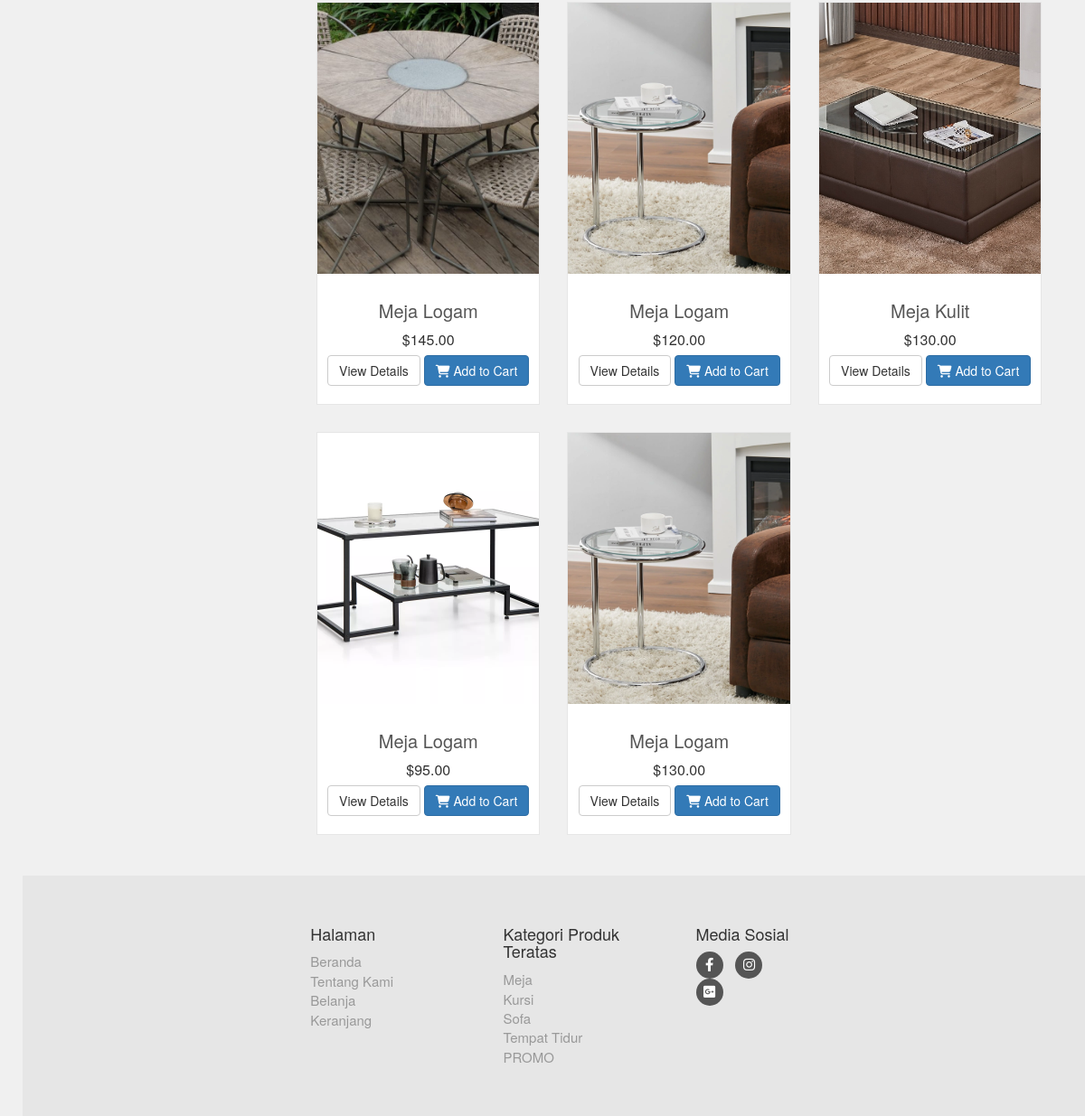
Page /shop.php?p_categories=1 (lower part) on the earlier database version.
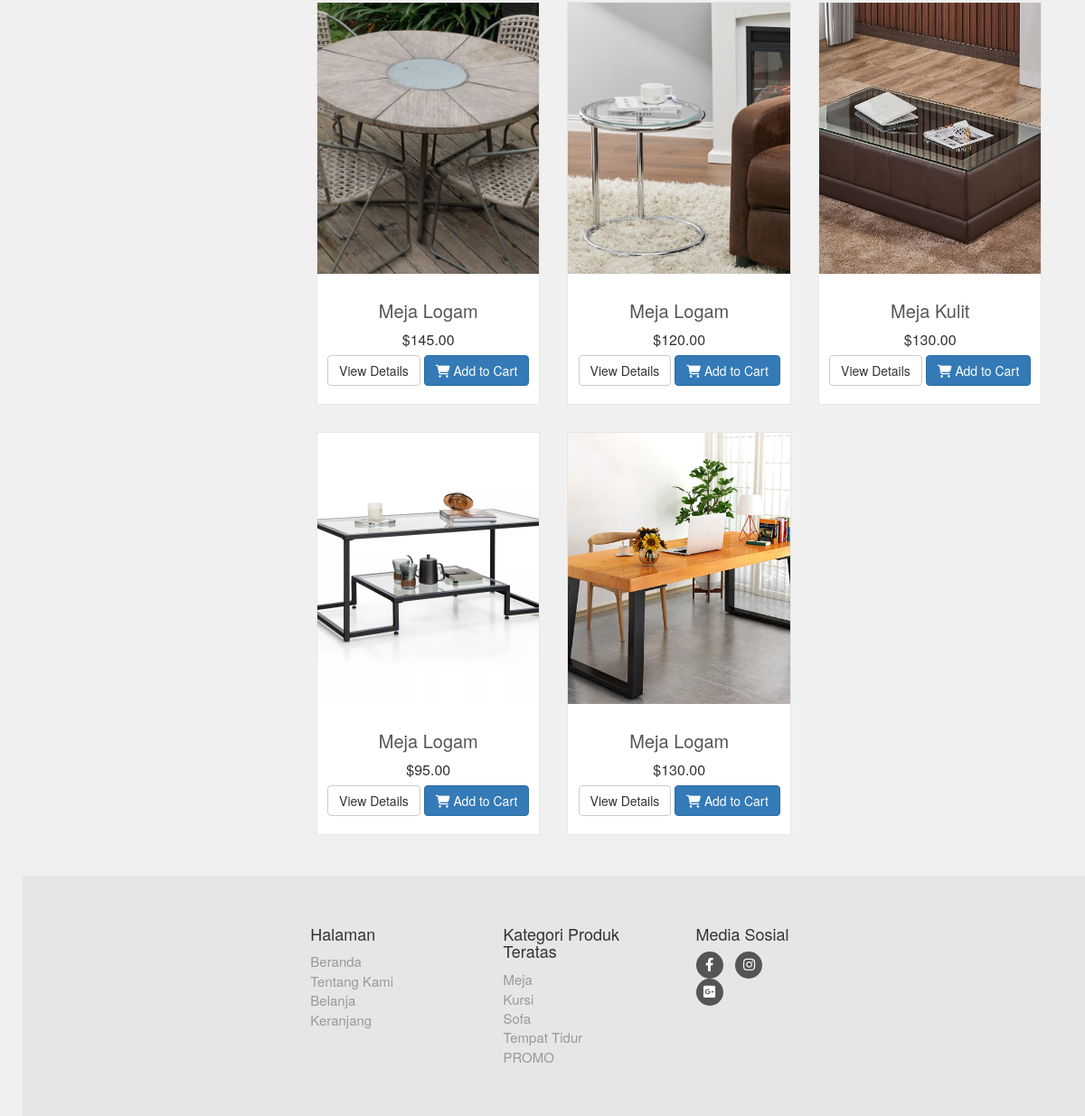
Same page on the later database version.
### tables this page shows
CREATE TABLE `products` (
  `product_id` bigint(8) NOT NULL,
  `p_category_id` int(10) NOT NULL,
  `p_material_id` int(10) NOT NULL,
  `product_title` varchar(50) NOT NULL,
  `product_description` varchar(120) NOT NULL,
  `product_price` decimal(7,2) NOT NULL,
  `product_discount` int(4) NOT NULL,
  `product_image1` text NOT NULL,
  `product_image2` text NOT NULL,
  `product_image3` text NOT NULL
);

### includes/functions.php (the view, shortened to what this page needs)
<?php
$db = mysqli_connect("localhost", "root", "", "joviweb3");
    function getpcatpro(){
        global $db;
        if(isset($_GET['p_categories'])){
            $p_category_id = $_GET['p_categories'];
            $get_p_categories = "select * from product_categories where p_category_id='$p_category_id'";
            $run_p_categories = mysqli_query($db, $get_p_categories);
            $row_p_categories = mysqli_fetch_array($run_p_categories);
            $p_category_title = $row_p_categories['p_category_title'];
            $get_products = "select * from products where p_category_id = '$p_category_id'";
            $run_products = mysqli_query($db, $get_products);
            while($row_products=mysqli_fetch_array($run_products)){
                $pro_id = $row_products['product_id'];
                $pro_title = $row_products['product_title'];
                $pro_price = $row_products['product_price'];
                $pro_image1 = $row_products['product_image1'];
                if($p_category_title == 'SALE'){
                    $pro_discounted_price = discount($pro_id);
                echo "
                <div class='col-md-4 col-sm-6 center-responsive'>
                    <div class='product'>
                        <a href='details.php?pro_id=$pro_id'>
                            <img class='img-responsive' src='product_images/$pro_image1'>
                        </a>
                        <div class='text'>
                            <h3>
                                <a href='details.php?pro_id=$pro_id'>
                                    $pro_title
                                </a>
                            </h3>
                            <p class='price text-center' style='text-decoration: line-through;'>
                                $$pro_price
                            </p>
                            <p class='price text-center' style='color: red;' >
                                $$pro_discounted_price
                            <p>
                            <p class='button'>
                                <a class='btn btn-default' href='details.php?pro_id=$pro_id'>
                                    View Details
                                </a>
                                <a class='btn btn-primary' href='details.php?pro_id=$pro_id'>
                                    <i class='fa fa-shopping-cart'></i> Add to Cart
                                </a>
                            </p>
                        </div>
                    </div>
                </div>
                ";
                }else{
                    echo "
                    <div class='col-md-4 col-sm-6 center-responsive'>
                        <div class='product'>
                            <a href='details.php?pro_id=$pro_id'>
                                <img class='img-responsive' src='product_images/$pro_image1'>
                            </a>
                            <div class='text'>
                                <h3>
                                    <a href='details.php?pro_id=$pro_id'>
                                        $pro_title
                                    </a>
                                </h3>
                                <p class='price''>
                                    $$pro_price
                                </p>
                                <p class='button'>
                                    <a class='btn btn-default' href='details.php?pro_id=$pro_id'>
                                        View Details
                                    </a>
                                    <a class='btn btn-primary' href='details.php?pro_id=$pro_id'>
                                        <i class='fa fa-shopping-cart'></i> Add to Cart
                                    </a>
                                </p>
                            </div>
                        </div>
                    </div>
                    ";
                }
            }
        }
    }
?>

Differences in the rows shown:
changed products (number 5 of 5 on the later page): product_image1: a different picture
